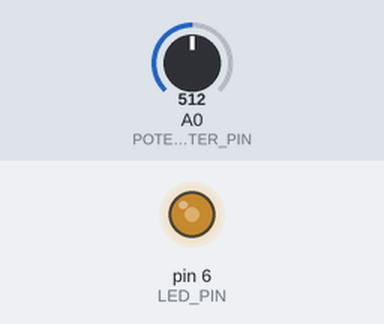
A sketch run on a simulated Arduino Uno, built with avr-gcc and run on an emulated ATmega328P. Shown: output pins drawn as LEDs (lit = HIGH). The inputs (shaded band) are chosen by the test bench; at power-on: A0 (POTENTIOMETER_PIN) = 512.

Above: at 1.2 s.
1.3 s: A0 (POTENTIOMETER_PIN) set to 716
At 2.5 s:
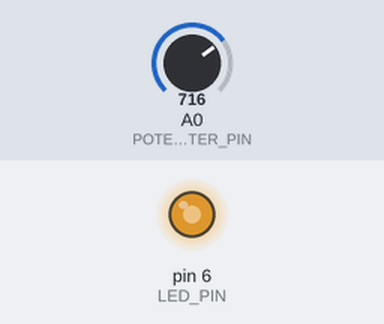
2.8 s: A0 (POTENTIOMETER_PIN) set to 900
At 3.6 s:
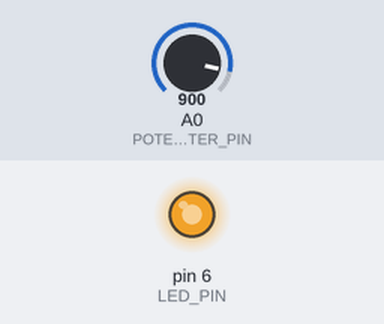
4.3 s: A0 (POTENTIOMETER_PIN) set to 122
At 4.8 s:
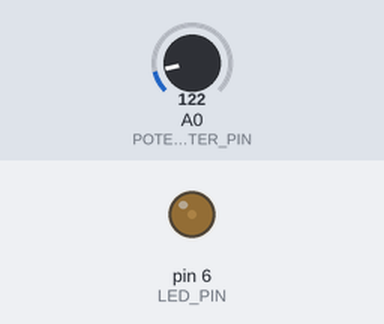
5.8 s: A0 (POTENTIOMETER_PIN) set to 0
At 7.0 s:
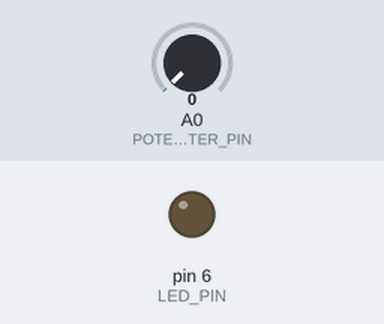
7.3 s: A0 (POTENTIOMETER_PIN) set to 511
At 8.2 s:
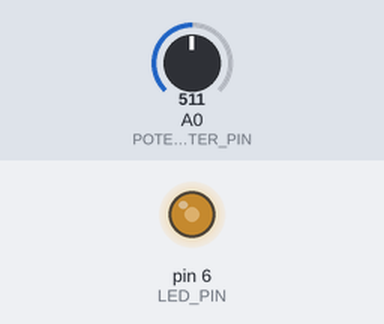
Timing chart, 0 to 9.8 s (numbered marks = the images above; inputs shaded):
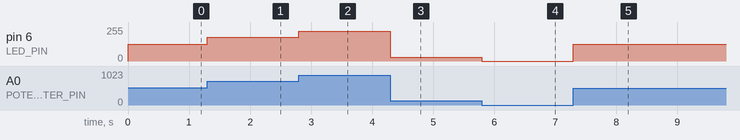

Measured:
- after the input at 1.3 s, pin 6 (LED_PIN): 127/255 → 178/255 at once
- after the input at 2.8 s, pin 6 (LED_PIN): 178/255 → 224/255 at once
- after the input at 4.3 s, pin 6 (LED_PIN): 224/255 → 30/255 at once
- after the input at 5.8 s, pin 6 (LED_PIN): 30/255 → 0/255 at once
- after the input at 7.3 s, pin 6 (LED_PIN): 0/255 → 127/255 at once

The sketch:

Fading_LED_Potentiometer.ino
```cpp
/*
 * In this project, we want to control the timer port of the Arduino.
 * The brightness of the LED was controlled by varyung the value of the potentiometer.
 * Author: Muhammad Izzat (1717987)
 */

int LED_PIN = 6;  // the PWM pin the LED is attached to
int POTENTIOMETER_PIN = A0; // setting the analog pin of the potentiometer

void setup() {

  // declare LED pin to be an output:
  pinMode(LED_PIN, OUTPUT);
}

// the loop routine runs over and over again forever:
void loop() {

  // reads the input on analog pin A0 (value between 0 and 1023)
  int analogValue = analogRead(POTENTIOMETER_PIN);

  // scales it to brightness (value between 0 and 255)
  int brightness = map(analogValue, 0, 1023, 0, 255);

  // sets the brightness LED that connects to  pin 3
  analogWrite(LED_PIN, brightness);
}
```
